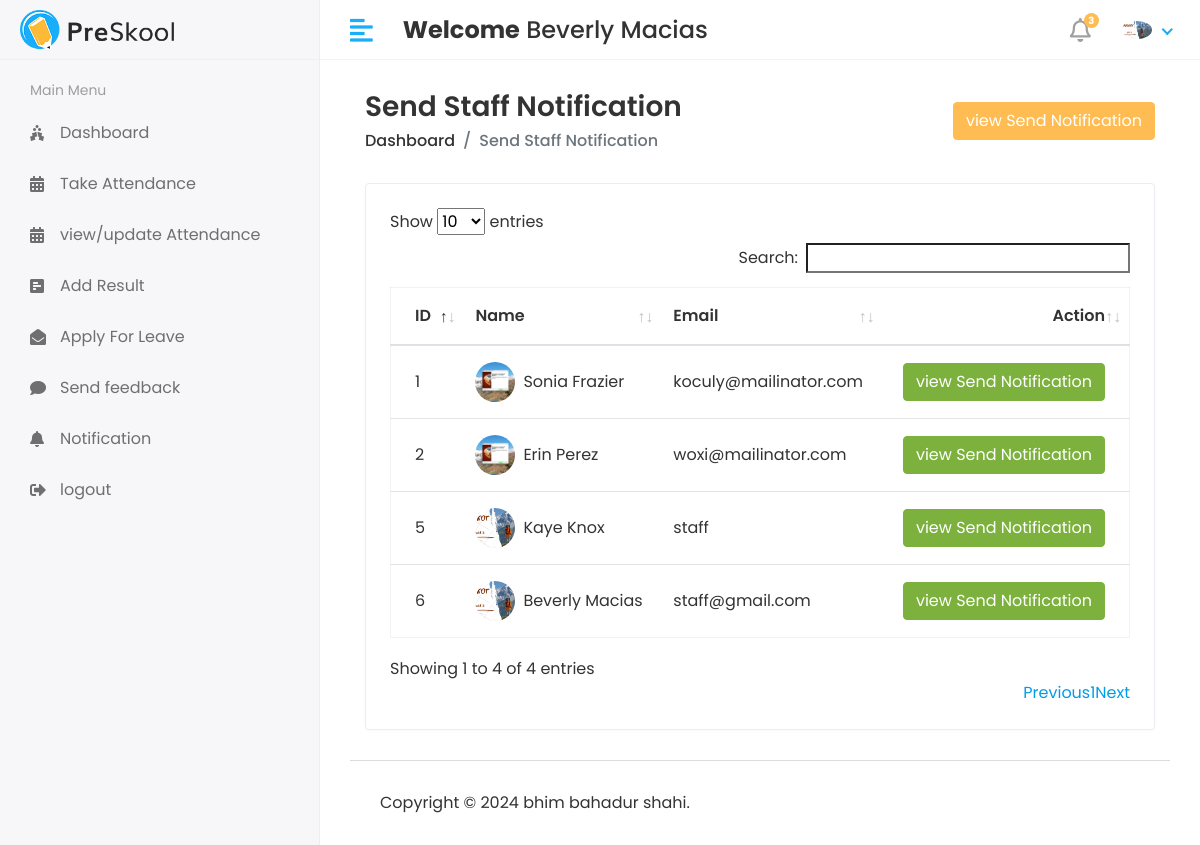
Screenshot of /hod/staff/send_notification (signed in) with the database file from the repository.
### collage_management_app/models.py (models this page shows, shortened)
class CustomUser(AbstractUser):
    USER_CHOICES = (
        (1, 'HOD'),
        (2, 'STAFF'),
        (3, 'STUDENT'),
    )
    user_type = models.CharField(choices=USER_CHOICES, max_length=50, default=1)
    profile_pic = models.ImageField(upload_to='media/profile_pic')

class Staff(models.Model):
         admin = models.OneToOneField(CustomUser,on_delete=models.CASCADE)
         address =models.TextField()
         gender = models.CharField(max_length=100)
         created_at = models.DateTimeField(auto_now_add= True)
         updated_at = models.DateTimeField(auto_now=True)

### collage_management_system/hod_views.py (the view)
# urls.py: path('hod/staff/send_notification', hod_views.STAFF_SEND_NOTIFICATION,
@login_required(login_url='/')
def STAFF_SEND_NOTIFICATION(request):
    staff = Staff.objects.all()
    see_notification = Staff_Notification.objects.all().order_by('-id')
    context ={
         'staff':staff,
        'see_notification':see_notification,
     }
    return render(request,'hod/staff_notification.html',context)

### templates/hod/staff_notification.html (shortened to what this page needs)
{% extends 'base.html' %}
{% block content %}
<div class="content container-fluid">
    <div class="page-header">
        <div class="row align-items-center">
            <div class="col">
                <h3 class="page-title">Send Staff Notification</h3>
                <ul class="breadcrumb">
                    <li class="breadcrumb-item"><a href="index.html">Dashboard</a></li>
                    <li class="breadcrumb-item active">Send Staff Notification</li>
                </ul>
            </div>
            <div class="col-auto text-right float-right ml-auto">
                <button type="button" class="btn btn-primary" data-toggle="modal"
                        data-target="#send_notification_modal">
                    view Send Notification
                </button>
            </div>
        </div>
    </div>
    <div class="row">
        <div class="col-sm-12">
            <div class="card card-table">
                <div class="card-body">
                    <div class="table-responsive">
                        <table id="table_id" class="table table-hover table-center mb-0 ">
                            <thead>
                            <tr>
                                <th>ID</th>
                                <th>Name</th>
                                <th>Email</th>
                                <th class="text-right">Action</th>
                            </tr>
                            </thead>
                            <tbody>
                            {% for staff in staff%}
                            <tr>
                                <td>{{staff.id}}</td>
                                <td>
                                    <h2 class="table-avatar">
                                        <a href="student-details.html" class="avatar avatar-sm mr-2"><img
                                                class="avatar-img rounded-circle"
                                                src="/{{staff.admin.profile_pic}}" alt="User Image"></a>
                                        <a href="student-details.html">{{staff.admin.first_name}}&nbsp;{{staff.admin.last_name}}</a>
                                    </h2>
                                </td>
                                <td>{{staff.admin.email}}</td>
                                <td class="text-right">
                                    <button type="button" class="btn btn-success" data-toggle="modal"
                                            data-target="#send_notification-{{forloop.counter}}">
                                        view Send Notification
                                    </button>
                                </td>
                            </tr>
                            {% endfor %}
                            </tbody>
                        </table>
                    </div>
                </div>
            </div>
        </div>
    </div>
</div>
{% endblock %}

### templates/includes/header.html (shortened to what this page needs)
{% load static %}
<div class="header">
    <div class="header-left">
        <a href="index.html" class="logo">
            <img src=" {%static 'assets/img/logo.png'%}" alt="Logo">
        </a>
    </div>
    <a href="javascript:void(0);" id="toggle_btn">
        <i class="fas fa-align-left"></i>
    </a>
    <div class="top-nav-search mt-3">
        <h4><strong>Welcome</strong><span>&nbsp;{{ user.first_name}}&nbsp;{{user.last_name}}</span></h4>
    </div>
    <ul class="nav user-menu">
        <li class="nav-item dropdown noti-dropdown">
            <a href="#" class="dropdown-toggle nav-link" data-toggle="dropdown">
                <i class="far fa-bell"></i> <span class="badge badge-pill">3</span>
            </a>
        </li>
        <li class="nav-item dropdown has-arrow">
            <a href="#" class="dropdown-toggle nav-link" data-toggle="dropdown">
                <span class="user-img"><img class="rounded-circle" src=" /{{user.profile_pic}}" width="31"
                                            alt="Ryan Taylor"></span>
            </a>
        </li>
    </ul>
</div>

### static/assets/css/style.css (style rules this page uses)
html { height: 100%; }
body { background-color: #fff; color: #333; font-family: 'Poppins', sans-serif; font-size: 1rem; height: 100%; line-height: 1.5; overflow-x: hidden; }
h1, h2, h3, h4, h5, h6 { font-family: 'Poppins', sans-serif; margin-top: 0; }
a { color: #009ce7; }
input, button, a { transition: all 0.4s ease; -moz-transition: all 0.4s ease; -o-transition: all 0.4s ease; -ms-transition: all 0.4s ease; -webkit-transition: all 0.4s ease; }
input, input:focus, button, button:focus { outline: none; }
ul, ol { padding: 0px; list-style: none; }
.table { color: #333; max-width: 100%; margin-bottom: 0; width: 100%; }
.table.dataTable { border-collapse: collapse !important; border: 1px solid rgba(0, 0, 0, 0.05); }
table.table td h2 { display: inline-block; font-size: inherit; font-weight: 400; margin: 0; padding: 0; vertical-align: middle; }
table.table td h2.table-avatar { align-items: center; display: inline-flex; font-size: inherit; font-weight: 400; margin: 0; padding: 0; vertical-align: middle; white-space: nowrap; }
table.table td h2 a { color: #333; }
.table thead tr th { font-weight: 600; }
.table tbody tr { border-bottom: 1px solid rgba(0, 0, 0, 0.05); }
.table.table-center td, .table.table-center th { vertical-align: middle; }
.card-table .card-body .table > thead > tr > th { border-top: 0; }
.card-table .card-body .table tr td:first-child, .card-table .card-body .table tr th:first-child { padding-left: 1.5rem; }
.card-table .card-body .table tr td:last-child, .card-table .card-body .table tr th:last-child { padding-right: 1.5rem; }
.card-table .table td, .card-table .table th { border-top: 1px solid #e2e5e8; padding: 1rem 0.75rem; white-space: nowrap; }
.btn-primary { background-color: #FFBC53; border: 1px solid #FFBC53; }
.btn-success { background-color: #7bb13c; border: 1px solid #7bb13c }
.card { border: 1px solid #ececf5; box-shadow: 0 1px 3px 0 rgba(0, 0, 0, 0.03); margin-bottom: 1.875rem; }
.card-body { padding: 1.5rem; }
.avatar { position: relative; display: inline-block; width: 3rem; height: 3rem }
.avatar > img { width: 100%; height: 100%; -o-object-fit: cover; object-fit: cover; }
.avatar-sm { width: 2.5rem; height: 2.5rem; }
.header { background-color: #fff; border-bottom: 1px solid #f3f3f4; left: 0; position: fixed; right: 0; top: 0; z-index: 1001; height: 60px; }
.header .header-left { float: left; height: 60px; padding: 0 20px; position: relative; width: 320px; z-index: 1; transition: all 0.2s ease-in-out; background-color: #f7f7fa; border-bottom: 1px solid #efefef; border-right: 1px solid #ececf5; display: flex; align-items: center; }
.header .header-left .logo { display: inline-block; line-height: 60px; }
.header .header-left .logo img { max-height: 40px; width: auto; }
.header .dropdown-toggle:after { display: none; }
.header .has-arrow .dropdown-toggle:after { border-top: 0; border-left: 0; border-bottom: 2px solid #18aefa; border-right: 2px solid #18aefa; content: ''; height: 8px; display: inline-block; pointer-events: none; -webkit-transform-origin: 66% 66%; -ms-transform-origin: 66% 66%; transform-origin: 66% 66%; -webkit-transform: rotate(45deg); -ms-transform: rotate(45deg); transform: rotate(45deg); -webkit-transition: all 0.15s ease-in-out; transition: all 0.15s ease-in-out; width: 8px; vertical-align: 0px; }
.user-menu { float: right; margin: 0; position: relative; z-index: 99; padding-right: 15px; }
.user-menu.nav > li > a { color: #a0a0a0; font-size: 14px; line-height: 58px; padding: 0 15px; height: 60px; }
.user-img { margin-right: 3px; position: relative; }
.top-nav-search { float: left; margin-left: 15px; }
.page-header { margin-bottom: 1.875rem; }
.page-header .breadcrumb { background-color: transparent; color: #6c757d; font-size: 1rem; font-weight: 500; margin-bottom: 0; padding: 0; }
.page-header .breadcrumb a { color: #333; }
.page-title { font-size: 28px; font-weight: 600; color: #333; margin-bottom: 5px; }
.user-menu.nav > li > a .badge { background-color: #FFBC53; display: block; font-size: 10px; font-weight: bold; height: 15px; width: 15px; position: absolute; right: 7px; top: 13px; color: #fff; padding: 3px; }
.user-menu.nav > li > a > i { font-size: 1.5rem; line-height: 60px; }
@media (min-width: 992px) { #toggle_btn { align-items: center; color: #18aefa; display: inline-flex; float: left; font-size: 26px; height: 60px; justify-content: center; margin-left: 15px; padding: 0 15px; } }

### rows the page displays
CustomUser: first_name "Beverly", last_name "Macias", profile_pic (picture)
Staff: id "1", admin.profile_pic (picture), admin.first_name "Sonia", admin.last_name "Frazier", admin.email "koculy@mailinator.com"
Staff: id "2", admin.profile_pic (picture), admin.first_name "Erin", admin.last_name "Perez", admin.email "woxi@mailinator.com"
Staff: id "5", admin.profile_pic (picture), admin.first_name "Kaye", admin.last_name "Knox", admin.email "staff"
Staff: id "6", admin.profile_pic (picture), admin.first_name "Beverly", admin.last_name "Macias", admin.email "staff@gmail.com"
